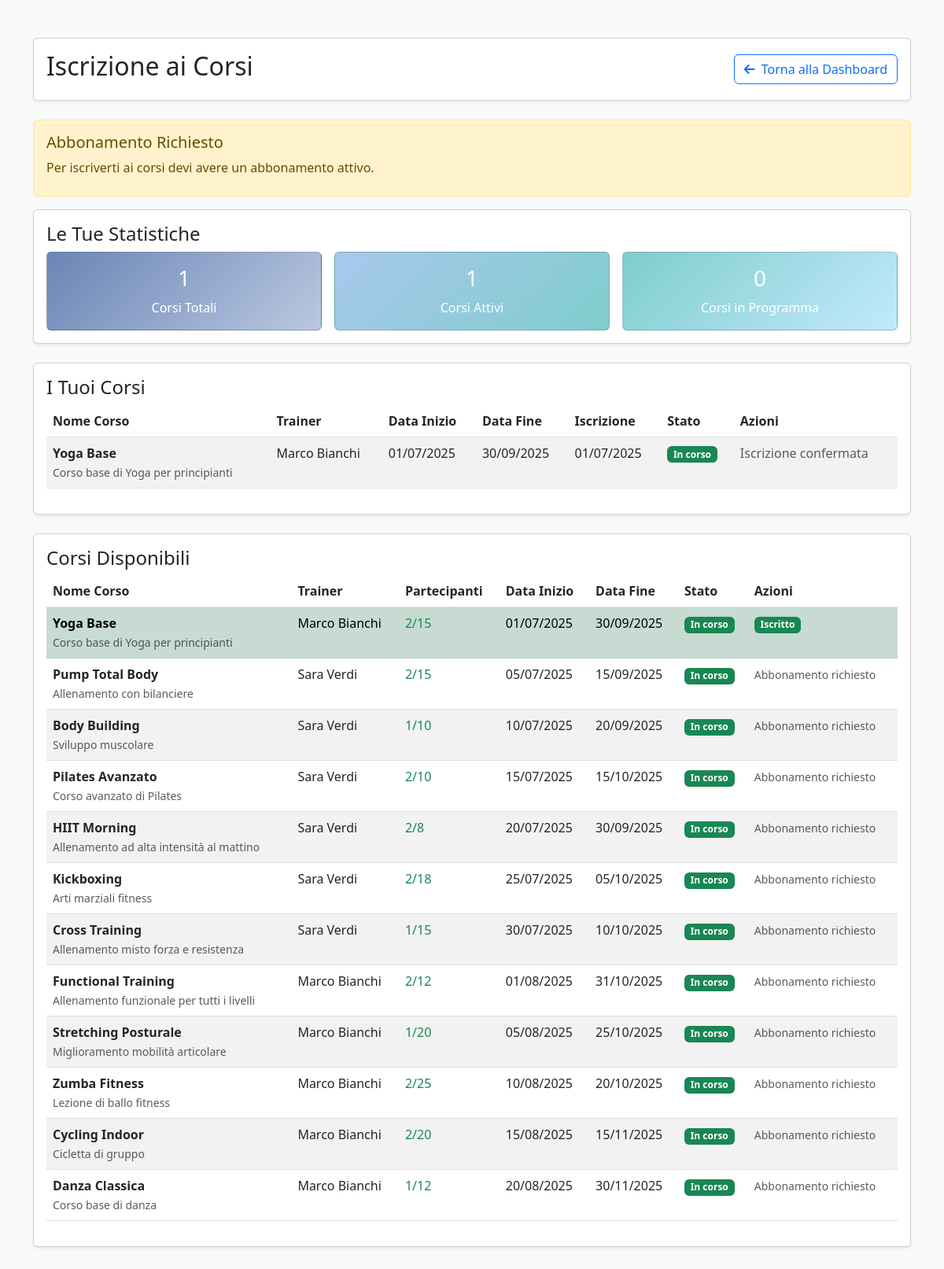
The app's page /customer_course_registration.php (signed in) with its own data.
### tables this page shows
CREATE TABLE COURSES (
    courseID INT PRIMARY KEY AUTO_INCREMENT,
    name VARCHAR(255) NOT NULL,
    description TEXT,
    maxParticipants INT DEFAULT 20,
    currentParticipants INT DEFAULT 0,
    startDate DATE,
    finishDate DATE
);

### customer_course_registration.php (the view, shortened to what this page needs)
<?php
require_once 'config.php';
$customerID = $_SESSION['userID'];
$stmt = $conn->prepare("
    SELECT s.*, m.name as membership_name
    FROM SUBSCRIPTIONS s
    JOIN MEMBERSHIPS m ON s.membershipID = m.membershipID
    WHERE s.customerID = ? AND s.startDate <= CURDATE() AND s.expirationDate >= CURDATE()
");
$stmt->bind_param('i', $customerID);
$stmt->execute();
$activeSubscription = $stmt->get_result()->fetch_assoc();
$stmt = $conn->prepare("
    SELECT c.*, e.enrollmentDate
    FROM COURSES c
    JOIN ENROLLMENTS e ON c.courseID = e.courseID
    WHERE e.customerID = ?
    ORDER BY c.startDate DESC
");
$stmt->bind_param('i', $customerID);
$stmt->execute();
$tempCourses = $stmt->get_result()->fetch_all(MYSQLI_ASSOC);
$enrolledCourses = [];
foreach($tempCourses as $course) {
    $today = new DateTime();
    $startDate = new DateTime($course['startDate']);
    $finishDate = new DateTime($course['finishDate']);
    if ($startDate > $today) {
        $course['status'] = 'In attesa';
        $course['status_class'] = 'warning';
    } elseif ($finishDate >= $today) {
        $course['status'] = 'In corso';
        $course['status_class'] = 'success';
    } else {
        $course['status'] = 'Completato';
        $course['status_class'] = 'primary';
    }
    $stmt = $conn->prepare("
        SELECT u.firstName, u.lastName
        FROM TEACHINGS t
        JOIN USERS u ON t.trainerID = u.userID
        WHERE t.courseID = ?
    ");
    $stmt->bind_param('i', $course['courseID']);
    $stmt->execute();
    $trainers = $stmt->get_result()->fetch_all(MYSQLI_ASSOC);
    $course['trainers'] = array_map(function($t) {
        return $t['firstName'] . ' ' . $t['lastName'];
    }, $trainers);
    $enrolledCourses[] = $course;
}
$stmt = $conn->prepare("
    SELECT * FROM COURSES
    WHERE finishDate >= CURDATE()
    ORDER BY startDate ASC
");
$stmt->execute();
$allCourses = $stmt->get_result()->fetch_all(MYSQLI_ASSOC);
$availableCourses = [];
foreach($allCourses as $course) {
    $today = new DateTime();
    $startDate = new DateTime($course['startDate']);
    $finishDate = new DateTime($course['finishDate']);
    if ($startDate > $today) {
        $course['status'] = 'In programma';
        $course['status_class'] = 'warning';
    } elseif ($finishDate >= $today) {
        $course['status'] = 'In corso';
        $course['status_class'] = 'success';
    } else {
        $course['status'] = 'Completato';
        $course['status_class'] = 'secondary';
    }
    $course['is_full'] = ($course['currentParticipants'] >= $course['maxParticipants']);
    $stmt = $conn->prepare("SELECT 1 FROM ENROLLMENTS WHERE customerID = ? AND courseID = ?");
    $stmt->bind_param('ii', $customerID, $course['courseID']);
    $stmt->execute();
    $course['is_enrolled'] = $stmt->get_result()->num_rows > 0;
    $stmt = $conn->prepare("
        SELECT u.firstName, u.lastName
        FROM TEACHINGS t
        JOIN USERS u ON t.trainerID = u.userID
        WHERE t.courseID = ?
    ");
    $stmt->bind_param('i', $course['courseID']);
    $stmt->execute();
    $trainers = $stmt->get_result()->fetch_all(MYSQLI_ASSOC);
    $course['trainers'] = array_map(function($t) {
        return $t['firstName'] . ' ' . $t['lastName'];
    }, $trainers);
    $availableCourses[] = $course;
}
$totalEnrolled = count($enrolledCourses);
$activeCourses = 0;
$upcomingCourses = 0;
foreach($enrolledCourses as $course) {
    if ($course['status'] === 'In corso') {
        $activeCourses++;
    } elseif ($course['status'] === 'In attesa') {
        $upcomingCourses++;
    }
}
?>
<!DOCTYPE html>
<html lang="it">
<head>
    <link href="https://cdnjs.cloudflare.com/ajax/libs/bootstrap/5.3.0/css/bootstrap.min.css" rel="stylesheet" />
    <link href="https://cdnjs.cloudflare.com/ajax/libs/font-awesome/6.0.0/css/all.min.css" rel="stylesheet" />
</head>
<body class="bg-light">
<div class="container py-5">
    <div class="card shadow-sm mb-4">
        <div class="card-body">
            <div class="d-flex justify-content-between align-items-center">
                <div>
                    <h2>Iscrizione ai Corsi</h2>
                </div>
                <a href="dashboard.php" class="btn btn-outline-primary">
                    <i class="fas fa-arrow-left me-2"></i>Torna alla Dashboard
                </a>
            </div>
        </div>
    </div>
    <?php if (!$activeSubscription): ?>
        <div class="alert alert-warning">
            <h5>Abbonamento Richiesto</h5>
            <p class="mb-2">Per iscriverti ai corsi devi avere un abbonamento attivo.</p>
        </div>
    <?php endif; ?>
    <div class="card mb-4 shadow-sm">
        <div class="card-body">
            <h4>Le Tue Statistiche</h4>
            <div class="row g-3">
                <div class="col-md-4">
                    <div class="card text-white h-100" style="background: linear-gradient(135deg, #6a85b6 0%, #bac8e0 100%);">
                        <div class="card-body text-center d-flex flex-column justify-content-center">
                            <h3><?= $totalEnrolled ?></h3>
                            <p class="mb-0">Corsi Totali</p>
                        </div>
                    </div>
                </div>
                <div class="col-md-4">
                    <div class="card text-white h-100" style="background: linear-gradient(135deg, #a8c8ec 0%, #7fcdcd 100%);">
                        <div class="card-body text-center d-flex flex-column justify-content-center">
                            <h3><?= $activeCourses ?></h3>
                            <p class="mb-0">Corsi Attivi</p>
                        </div>
                    </div>
                </div>
                <div class="col-md-4">
                    <div class="card text-white h-100" style="background: linear-gradient(135deg, #7fcdcd 0%, #c2e9fb 100%);">
                        <div class="card-body text-center d-flex flex-column justify-content-center">
                            <h3><?= $upcomingCourses ?></h3>
                            <p class="mb-0">Corsi in Programma</p>
                        </div>
                    </div>
                </div>
            </div>
        </div>
    </div>
    <?php if (!empty($enrolledCourses)): ?>
        <div class="card mb-4 shadow-sm">
            <div class="card-body">
                <h4>I Tuoi Corsi</h4>
                <div class="table-responsive">
                    <table class="table table-striped">
                        <thead>
                            <tr>
                                <th>Nome Corso</th>
                                <th>Trainer</th>
                                <th>Data Inizio</th>
                                <th>Data Fine</th>
                                <th>Iscrizione</th>
                                <th>Stato</th>
                                <th>Azioni</th>
                            </tr>
                        </thead>
                        <tbody>
                            <?php foreach($enrolledCourses as $course): ?>
                                <tr>
                                    <td>
                                        <strong><?= htmlspecialchars($course['name']) ?></strong>
                                        <br><small class="text-muted"><?= htmlspecialchars($course['description']) ?></small>
                                    </td>
                                    <td>
                                        <?php if (!empty($course['trainers'])): ?>
                                            <?= htmlspecialchars(implode(', ', $course['trainers'])) ?>
                                        <?php else: ?>
                                            <span class="text-muted">Non assegnato</span>
                                        <?php endif; ?>
                                    </td>
                                    <td><?= date('d/m/Y', strtotime($course['startDate'])) ?></td>
                                    <td><?= date('d/m/Y', strtotime($course['finishDate'])) ?></td>
                                    <td><?= date('d/m/Y', strtotime($course['enrollmentDate'])) ?></td>
                                    <td>
                                        <span class="badge bg-<?= $course['status_class'] ?>"><?= $course['status'] ?></span>
                                    </td>
                                    <td>
                                        <?php if ($course['status'] === 'In attesa'): ?>
                                            <form method="POST" style="display:inline" onsubmit="return confirm('Sei sicuro di voler annullare l\'iscrizione?');">
                                                <input type="hidden" name="courseID" value="<?= $course['courseID'] ?>">
                                                <button name="unenroll_course" class="btn btn-sm btn-outline-danger">
                                                    Annulla Iscrizione
                                                </button>
                                            </form>
                                        <?php else: ?>
                                            <span class="text-muted">Iscrizione confermata</span>
                                        <?php endif; ?>
                                    </td>
                                </tr>
                            <?php endforeach; ?>
                        </tbody>
                    </table>
                </div>
            </div>
        </div>
    <?php endif; ?>
    <div class="card shadow-sm mb-4">
        <div class="card-body">
            <h4>Corsi Disponibili</h4>
            <?php if (!empty($availableCourses)): ?>
                <div class="table-responsive">
                    <table class="table table-striped">
                        <thead>
                            <tr>
                                <th>Nome Corso</th>
                                <th>Trainer</th>
                                <th>Partecipanti</th>
                                <th>Data Inizio</th>
                                <th>Data Fine</th>
                                <th>Stato</th>
                                <th>Azioni</th>
                            </tr>
                        </thead>
                        <tbody>
                            <?php foreach($availableCourses as $course): ?>
                                <tr class="<?= $course['is_enrolled'] ? 'table-success' : '' ?>">
                                    <td>
                                        <strong><?= htmlspecialchars($course['name']) ?></strong>
                                        <br><small class="text-muted"><?= htmlspecialchars($course['description']) ?></small>
                                    </td>
                                    <td>
                                        <?php if (!empty($course['trainers'])): ?>
                                            <?= htmlspecialchars(implode(', ', $course['trainers'])) ?>
                                        <?php else: ?>
                                            <span class="text-muted">Non assegnato</span>
                                        <?php endif; ?>
                                    </td>
                                    <td>
                                        <span class="<?= $course['is_full'] ? 'text-danger fw-bold' : 'text-success' ?>">
                                            <?= $course['currentParticipants'] ?>/<?= $course['maxParticipants'] ?>
                                        </span>
                                    </td>
                                    <td><?= date('d/m/Y', strtotime($course['startDate'])) ?></td>
                                    <td><?= date('d/m/Y', strtotime($course['finishDate'])) ?></td>
                                    <td>
                                        <span class="badge bg-<?= $course['status_class'] ?>"><?= $course['status'] ?></span>
                                    </td>
                                    <td>
                                        <?php if ($course['is_enrolled']): ?>
                                            <span class="badge bg-success">Iscritto</span>
                                        <?php elseif (!$activeSubscription): ?>
                                            <small class="text-muted">Abbonamento richiesto</small>
                                        <?php elseif ($course['is_full']): ?>
                                            <span class="badge bg-danger">Completo</span>
                                        <?php elseif ($course['status'] !== 'In programma'): ?>
                                            <span class="badge bg-secondary">Non disponibile</span>
                                        <?php endif; ?>
                                    </td>
                                </tr>
                            <?php endforeach; ?>
                        </tbody>
                    </table>
                </div>
            <?php else: ?>
                <div class="text-center py-5">
                    <h5 class="text-muted">Nessun corso disponibile</h5>
                </div>
            <?php endif; ?>
        </div>
    </div>
</div>
</body>
</html>

### records on screen
courses: name "Pump Total Body", description "Allenamento con bilanciere", trainers "Sara Verdi", currentParticipants "2", maxParticipants "15", startDate "05/07/2025", finishDate "15/09/2025", status "In corso", shows "Abbonamento richiesto"
courses: name "Body Building", description "Sviluppo muscolare", trainers "Sara Verdi", currentParticipants "1", maxParticipants "10", startDate "10/07/2025", finishDate "20/09/2025", status "In corso", shows "Abbonamento richiesto"
courses: name "Pilates Avanzato", description "Corso avanzato di Pilates", trainers "Sara Verdi", currentParticipants "2", maxParticipants "10", startDate "15/07/2025", finishDate "15/10/2025", status "In corso", shows "Abbonamento richiesto"
courses: name "HIIT Morning", description "Allenamento ad alta intensità al mattino", trainers "Sara Verdi", currentParticipants "2", maxParticipants "8", startDate "20/07/2025", finishDate "30/09/2025", status "In corso", shows "Abbonamento richiesto"
courses: name "Kickboxing", description "Arti marziali fitness", trainers "Sara Verdi", currentParticipants "2", maxParticipants "18", startDate "25/07/2025", finishDate "05/10/2025", status "In corso", shows "Abbonamento richiesto"
courses: name "Cross Training", description "Allenamento misto forza e resistenza", trainers "Sara Verdi", currentParticipants "1", maxParticipants "15", startDate "30/07/2025", finishDate "10/10/2025", status "In corso", shows "Abbonamento richiesto"
courses: name "Functional Training", description "Allenamento funzionale per tutti i livelli", trainers "Marco Bianchi", currentParticipants "2", maxParticipants "12", startDate "01/08/2025", finishDate "31/10/2025", status "In corso", shows "Abbonamento richiesto"
courses: name "Stretching Posturale", description "Miglioramento mobilità articolare", trainers "Marco Bianchi", currentParticipants "1", maxParticipants "20", startDate "05/08/2025", finishDate "25/10/2025", status "In corso", shows "Abbonamento richiesto"
courses: name "Zumba Fitness", description "Lezione di ballo fitness", trainers "Marco Bianchi", currentParticipants "2", maxParticipants "25", startDate "10/08/2025", finishDate "20/10/2025", status "In corso", shows "Abbonamento richiesto"
courses: name "Cycling Indoor", description "Cicletta di gruppo", trainers "Marco Bianchi", currentParticipants "2", maxParticipants "20", startDate "15/08/2025", finishDate "15/11/2025", status "In corso", shows "Abbonamento richiesto"
courses: name "Danza Classica", description "Corso base di danza", trainers "Marco Bianchi", currentParticipants "1", maxParticipants "12", startDate "20/08/2025", finishDate "30/11/2025", status "In corso", shows "Abbonamento richiesto"

### other values on screen
$totalEnrolled "1"
$activeCourses "1"
$upcomingCourses "0"
$course['name'] "Yoga Base"
$course['description'] "Corso base di Yoga per principianti"
implode(', ', $course['trainers']) "Marco Bianchi"
date('d/m/Y', strtotime($course['startDate'])) "01/07/2025"
date('d/m/Y', strtotime($course['finishDate'])) "30/09/2025"
date('d/m/Y', strtotime($course['enrollmentDate'])) "01/07/2025"
$course['status'] "In corso"
$course['currentParticipants'] "2"
$course['maxParticipants'] "15"
